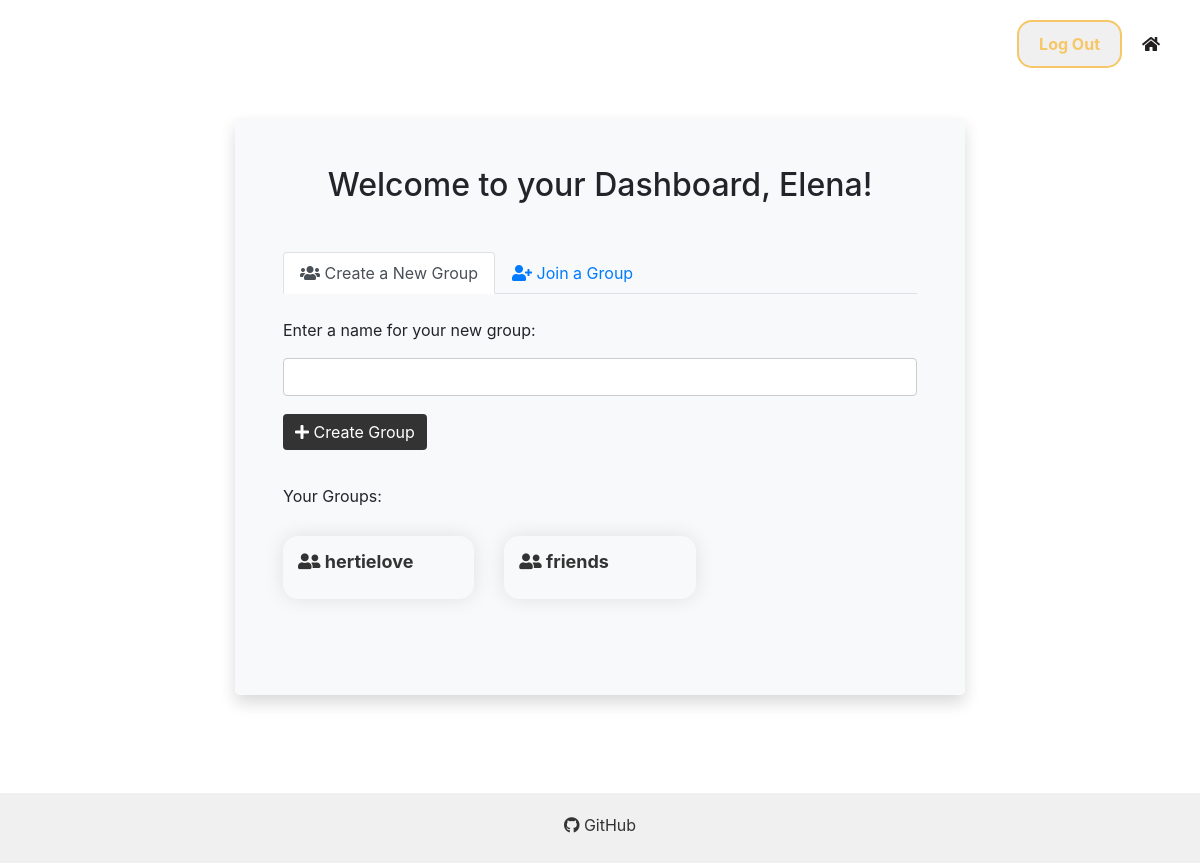
Page /dashboard (signed in) on the earlier database version.
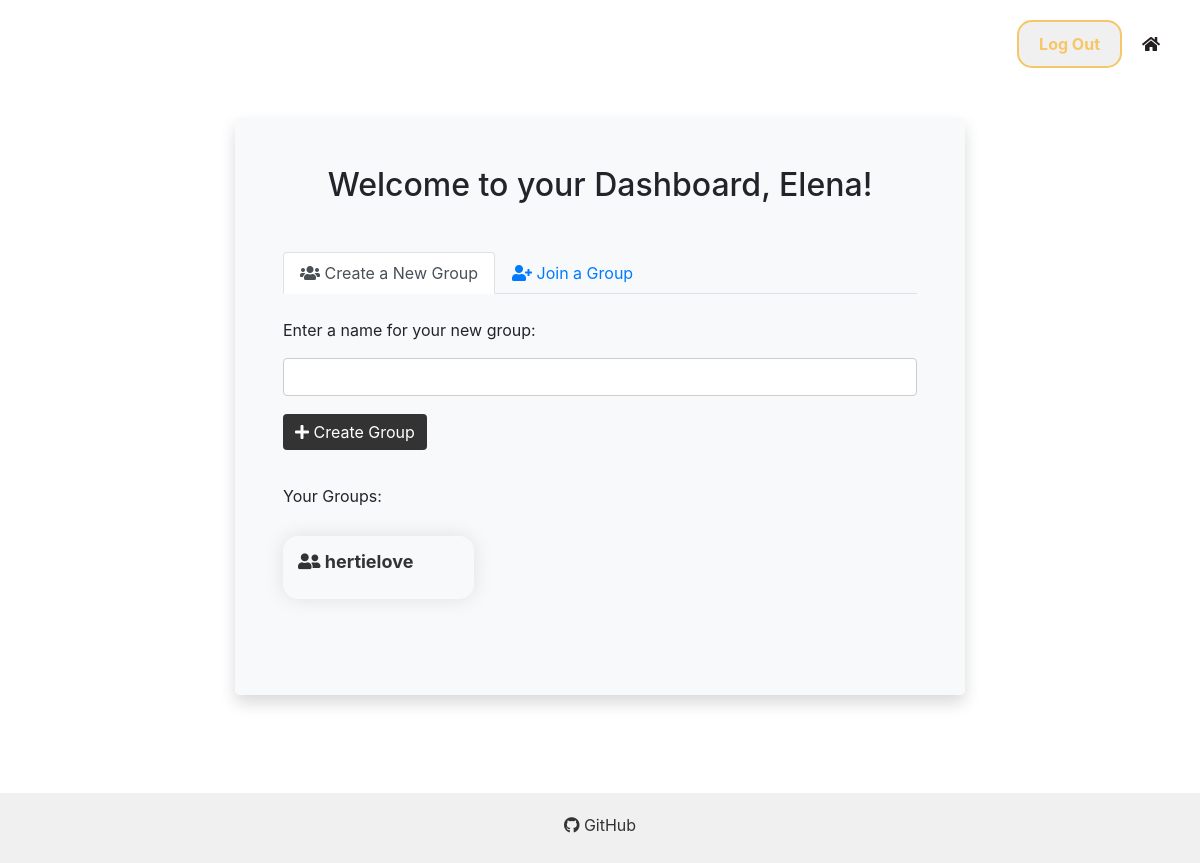
Same page on the later database version.
### app/models.py (models this page shows)
class User(db.Model, UserMixin):
    id = db.Column(db.Integer, primary_key=True)
    first_name = db.Column(db.String(100), nullable=False)
    last_name = db.Column(db.String(100), nullable=False)
    username = db.Column(db.String(80), unique=True, nullable=False)
    password = db.Column(db.String(80), nullable=False)
    paypal_username = db.Column(db.String(80), unique=True, nullable=False)
    groups = db.relationship('Group', secondary='user_group', backref='members')
    expenses_paid = db.relationship('Expense', backref='payer', foreign_keys='Expense.payer_id')

class Group(db.Model):
    id = db.Column(db.Integer, primary_key=True)
    name = db.Column(db.String(100), nullable=False)
    expenses = db.relationship('Expense', backref='group')

### app/routes.py (the view)
    @app.route('/dashboard')
    @login_required
    def dashboard():
        user_groups = current_user.groups  # Get all groups of the current user
        return render_template('dashboard.html', user_groups=user_groups)

### app/__init__.py (called while the page is built)
@login_manager.user_loader
def load_user(user_id):
    from app.models import User  # Move this import inside the user_loader function
    return User.query.get(int(user_id))

### app/templates/dashboard.html (shortened to what this page needs)
{% extends 'layout.html' %}
{% block content %}
<body>
    <div class="container-fluid h-100 d-flex justify-content-center align-items-center">
        <div class="row justify-content-center">
            <div class="col-md-15 p-5 shadow rounded-lg bg-light">
                <h2 class="text-center mb-4">Welcome to your Dashboard, {{ current_user.first_name }}!</h2>
                <ul class="nav nav-tabs mt-5" id="groupTabs" role="tablist">
                    <li class="nav-item">
                        <a class="nav-link active" id="create-tab" data-toggle="tab" href="#createGroup" role="tab" aria-controls="createGroup" aria-selected="true"><i class="fas fa-users"></i> Create a New Group</a>
                    </li>
                    <li class="nav-item">
                        <a class="nav-link" id="join-tab" data-toggle="tab" href="#joinGroup" role="tab" aria-controls="joinGroup" aria-selected="false"><i class="fas fa-user-plus"></i> Join a Group</a>
                    </li>
                </ul>
                <div class="tab-content" id="groupTabsContent">
                    <div class="tab-pane fade show active" id="createGroup" role="tabpanel" aria-labelledby="create-tab">
                        <div class="create-group mt-4">
                            <form method="POST" action="{{ url_for('create_group') }}" class="form-group">
                                <label for="group_name" class="form-label">Enter a name for your new group:</label>
                                <input type="text" id="group_name" name="group_name" class="form-control" required>
                                <button type="submit" class="btn btn-primary"><i class="fas fa-plus"></i> Create Group</button>
                            </form>
                        </div>
                    </div>
                </div>
                <div class="my-4">
                    <label class="form-label">Your Groups:</label>
                    <div class="row">
                        {% for group in user_groups %}
                            <div class="col-md-4">
                                <div class="new-card mb-4">
                                    <div class="new-card-header">
                                        <h5 class="new-card-title"><i class="fas fa-user-friends"></i> {{ group.name }}</h5>
                                    </div>
                                </div>
                            </div>
                        {% endfor %}
                    </div>
                </div>
            </div>
        </div>
    </div>
</body>
{% endblock %}

### app/templates/layout.html (shortened to what this page needs)
<!DOCTYPE html>
<html lang="en">
<head>
    <link href="{{ url_for('static', filename='styles.css') }}" rel="stylesheet">
    <link href="https://cdnjs.cloudflare.com/ajax/libs/font-awesome/5.15.1/css/all.min.css" rel="stylesheet">
    <link href="https://stackpath.bootstrapcdn.com/bootstrap/4.5.2/css/bootstrap.min.css" rel="stylesheet">
</head>
<body>
    <header class="header">
        <a href="/" class="header-logo">
            <svg xmlns="http://www.w3.org/2000/svg" width="140" height="48" viewBox="0 0 140 48">
            </svg>
        </a>
       <div class="cta-buttons">
            {% if current_user.is_authenticated %}
                <form action="{{ url_for('logout') }}" method="post">
                    <button type="submit" class="logout-btn">Log Out</button>
                </form>
                <a href="/" class="home-btn"><i class="fas fa-home"></i></a>
            {% else %}
                <a href="{{ url_for('login') }}">Log in</a>
                <a href="{{ url_for('register') }}" class="signup-btn">Sign up</a>
                <a href="/" class="home-btn"><i class="fas fa-home"></i></a>
            {% endif %}
        </div>
    </header>
    <div class="container">
        <div class="row justify-content-center">
            <div class="col-md-8">
                {% block content %}{% endblock %}
            </div>
        </div>
    </div>
    <div class="container mt-2">
    </div>
    <footer class="footer" style="background-color: #f0f0f0; padding: 20px; text-align: center;">
        <div class="github-link" style="margin-bottom: 6px;">
            <a href="https://github.com/GiuliaGGG/DSA-Debt-Settlement-Group-6" target="_blank" style="color: #333;"><i class="fab fa-github"></i> GitHub</a>
        </div>
    </footer>
</body>
</html>

### app/static/styles.css (style rules this page uses)
html, body { height: 100%; margin: 0; padding: 0; }
body { display: flex; flex-direction: column; }
.header { background-color: var(--white); padding: 20px; display: flex; justify-content: space-between; align-items: center; }
.footer { background-color: var(--f0f0f6); padding: 20px; text-align: center; margin-top: auto; }
.container { padding: 30px; }
.text-center { text-align: center; }
input[type="text"], input[type="password"], select { width: 100%; padding: 10px; margin: 8px 0; display: inline-block; border: 1px solid #ccc; border-radius: 4px; box-sizing: border-box; }
h2, h3 { color: var(--eerie-black); margin-bottom: 20px; }
.new-card { margin-top: 20px; box-shadow: 0 0 20px rgba(0, 0, 0, 0.1); border-radius: 15px; overflow: hidden; position: relative; }
.new-card-header { background-color: var(--periwinkle); color: #333; padding: 15px; border-bottom: 1px solid rgba(255, 255, 255, 0.1); }
.new-card-title { margin-top: 0; margin-bottom: 10px; font-size: 18px; font-weight: bold; }
a { color: var(--saffron); text-decoration: none; }
.cta-buttons { display: flex; align-items: center; }
.cta-buttons a { margin-right: 20px; text-decoration: none; color: #231F20; font-weight: bold; }
.cta-buttons .logout-btn { background-color: #f0f0f0; color: #F6C667; border: 2px solid #F6C667; padding: 10px 20px; border-radius: 15px; margin-right: 20px !important; font-weight: bold; transition: background-color 0.3s ease; }
.btn-primary { background-color: #333 !important; color: white !important; border: none !important; padding: 10px 20px; font-size: 16px; text-align: center !important; display: inline-block !important; margin: 10px auto; cursor: pointer; }

Differences in the rows shown:
removed Group: name "friends"
